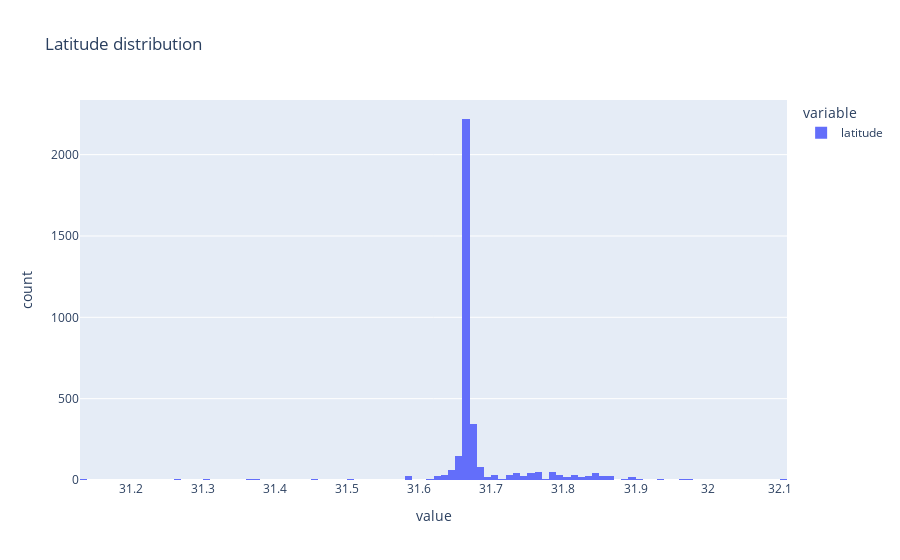

Notebook code for this chart:
### Code cell
raw_data["latitude"] = raw_data["latitude_of_deployment"]
raw_data["latitude"].astype(float).plot.hist(nbins=100, title="Latitude distribution")

### Figure 1 — Plotly figure (JSON) as saved in the notebook; plotly's stock layout.template omitted (floating-point values rounded to 4 significant figures; data arrays with more than 128 entries replaced by an {"elided": "..."} marker saying what was removed)
{"data": [{"alignmentgroup": "True", "bingroup": "x", "hovertemplate": "variable=latitude<br>value=%{x}<br>count=%{y}<extra></extra>", "legendgroup": "latitude", "marker": {"color": "#636efa", "pattern": {"shape": ""}}, "name": "latitude", "nbinsx": 100, "offsetgroup": "latitude", "orientation": "v", "showlegend": true, "type": "histogram", "x": {"elided": "3578 float values"}, "xaxis": "x", "yaxis": "y"}], "layout": {"barmode": "relative", "legend": {"title": {"text": "variable"}, "tracegroupgap": 0}, "title": {"text": "Latitude distribution"}, "xaxis": {"anchor": "y", "domain": [0, 1], "title": {"text": "value"}}, "yaxis": {"anchor": "x", "domain": [0, 1], "title": {"text": "count"}}}}
